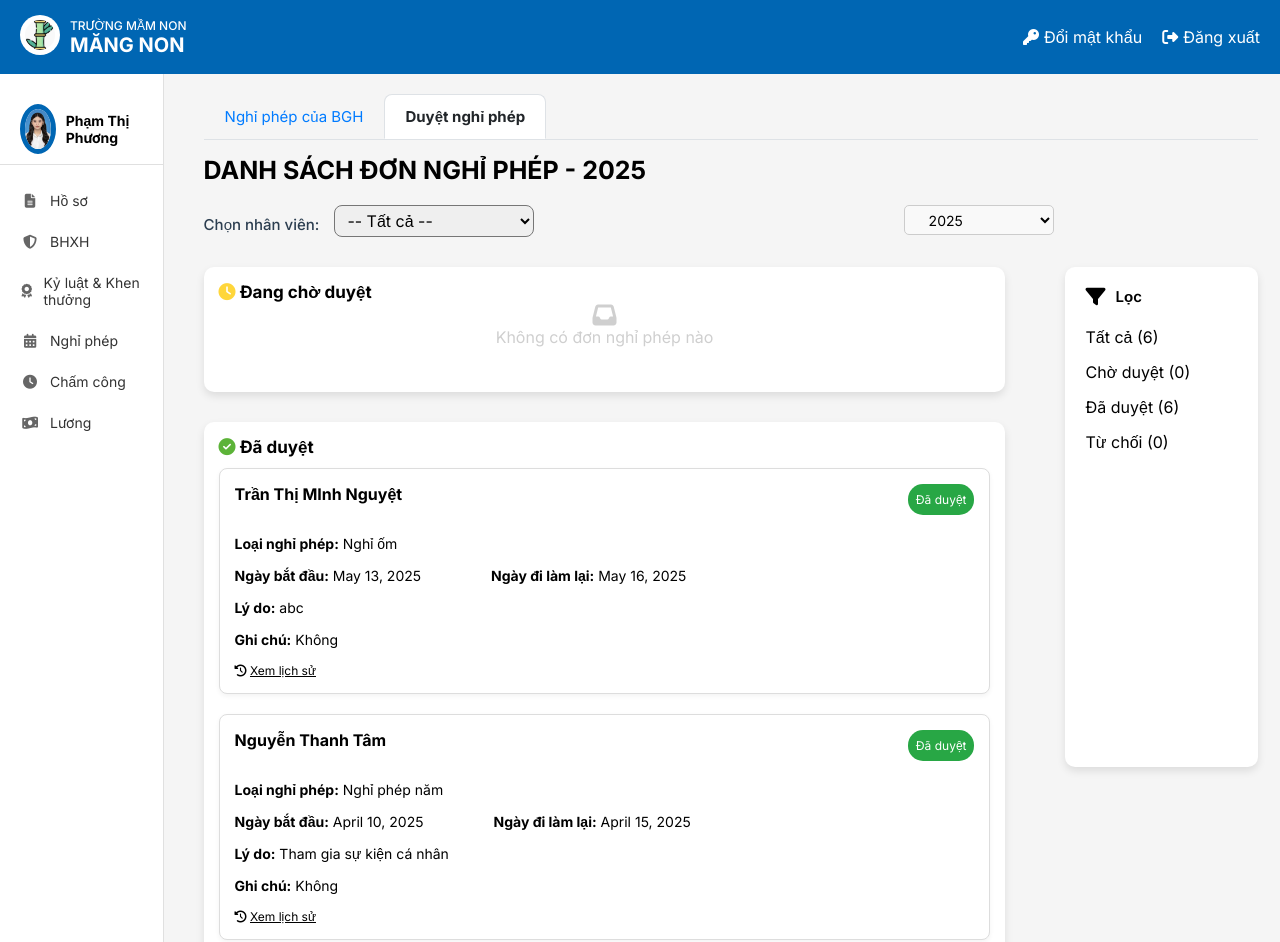
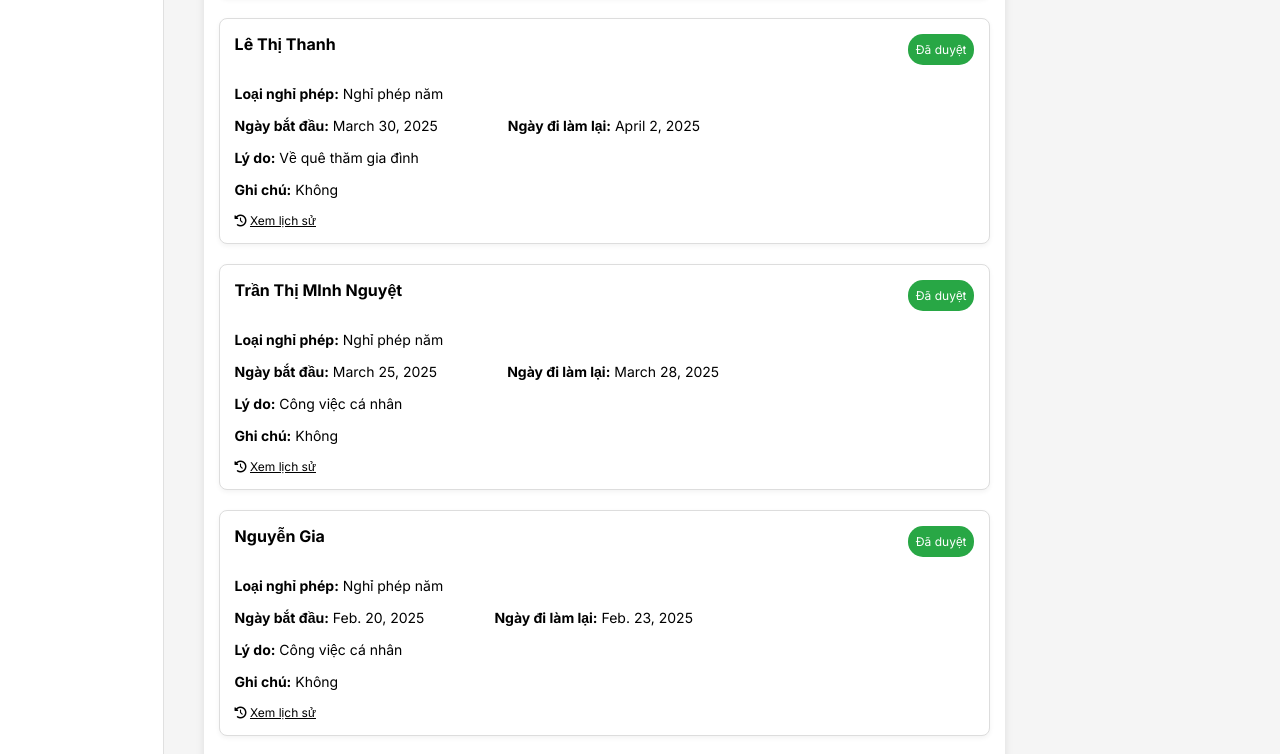
The page /home/admin/NghiPhep/ (signed in, upper part) on the database as committed earlier (2 pictures, top to bottom).
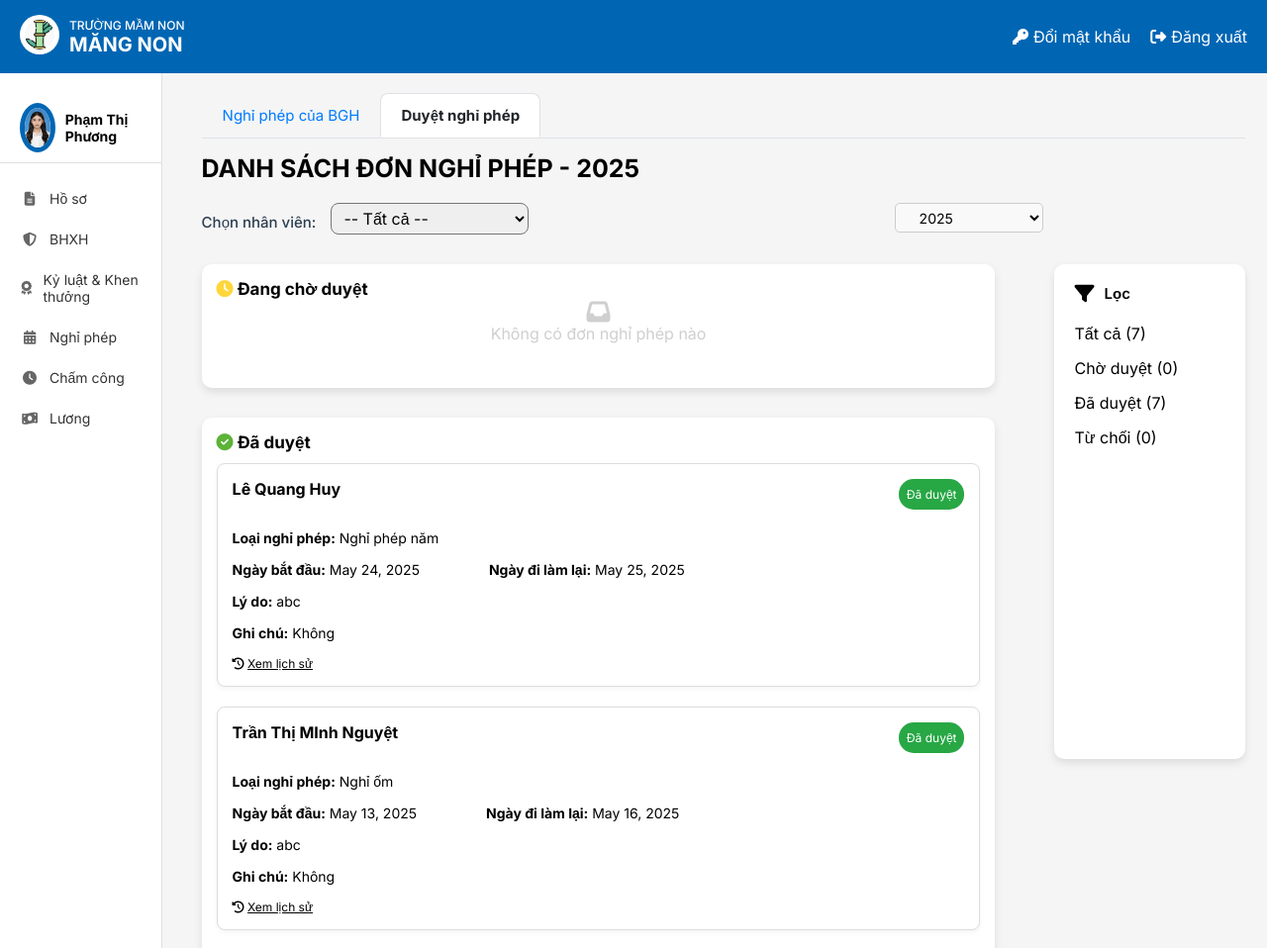
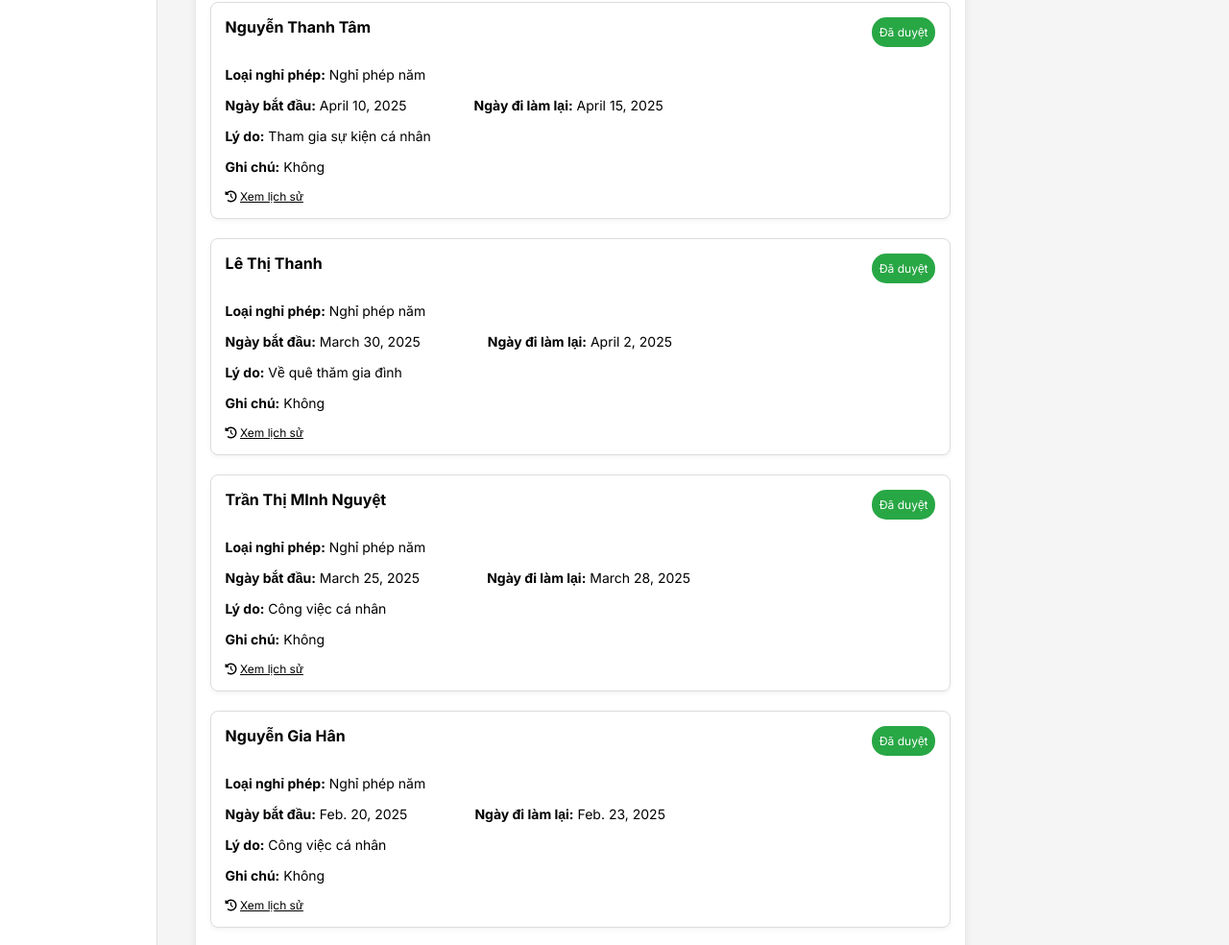
The same page on the database as committed later (2 pictures, top to bottom).
### HOME/models.py (models this page shows, shortened)
class NghiPhep(models.Model):
   nhan_vien = models.ForeignKey(NhanVien, on_delete=models.CASCADE, related_name='nguoi_tao_don')
   loai_nghi = models.CharField(max_length=100)
   ngay_bat_dau = models.DateField(null=True)
   ngay_ket_thuc = models.DateField(null=True)
   ly_do = models.TextField()
   trang_thai_don = models.CharField(max_length=50, default='Đang chờ duyệt')
   ghi_chu = models.TextField(blank=True, null=True)
   ngay_tao_don = models.DateTimeField(null=True)
   ngay_chinh_sua = models.DateTimeField(null=True)
   nguoi_duyet = models.ForeignKey(NhanVien, null = True, on_delete=models.CASCADE, related_name='nguoi_duyet_don')
   ngay_duyet = models.DateField(blank=True, null=True)

class NhanVien(models.Model):
 user = models.OneToOneField(User, on_delete=models.CASCADE, unique=True, null=False, related_name='nhanvien_home')
 ten_nv = models.CharField(max_length=100)
 anh_ca_nhan = models.ImageField(upload_to='nhanvien/', null=True, blank=True)
 gioi_tinh = models.CharField(max_length=10, choices=[('2', 'Nam'), ('1', 'Nữ')],default='1')
 ngay_sinh = models.DateField(null=True)
 vi_tri_cong_viec = models.CharField(max_length=100, blank=True, null=True)
 to_phong_ban = models.CharField(max_length=50, choices=TO_PHONG_BAN_CHOICES)
 trinh_do_hoc_van = models.CharField(max_length=50, choices=TRINH_DO_HOC_VAN_CHOICES)
 chuyen_nganh = models.CharField(max_length=100, null=True)
 noi_dao_tao = models.CharField(max_length=100)
 nam_tn = models.IntegerField(null=True)
 ngay_cap = models.DateField(null=True)
 noi_cap = models.CharField(max_length=100)
 dia_chi_tam_tru = models.TextField(null=True)
 chuc_vu = models.CharField(max_length=150, null=True)
 so_dien_thoai = models.CharField(
     max_length=10,
     unique=True)
 email = models.EmailField(unique=True, max_length=50, null=True)
 so_cccd = models.CharField(
     max_length=12,
     unique=True
 )
 phu_caps = models.ManyToManyField(PhuCap, through='PhuCapNhanVien',blank=True)
 class Meta:
     db_table = 'HOME_nhanvien'
 def __str__(self):
     return self.ten_nv

### NghiPhep/views.py (the view)
# urls.py: path('home/admin/NghiPhep/', NghiPhep_list_admin, name='DanhSachNP'), #admin
@login_required
@permission_required('HOME.view_edit_list_nghiphep')
def NghiPhep_list_admin(request):
    nhanvien = get_object_or_404(NhanVien, user=request.user)
    thong_tin = DS_NV_quan_ly(request, nhanvien)
    nhan_vien_quan_ly = thong_tin['nhan_vien_quan_ly']
    year=thong_tin['year']
    status_labels = ['Đang chờ duyệt', 'Đã duyệt', 'Bị từ chối']
    nghiphep_list = {}
    print("Quyền user hiện có:", request.user.get_all_permissions())
    for status in status_labels:
        nghiphep_list[status] = NghiPhep.objects.filter(trang_thai_don=status, ngay_tao_don__year=year,
                                                        nhan_vien__in=nhan_vien_quan_ly).order_by('-ngay_tao_don')
    formghichu = Ghichu(request.GET)
    context = {
        'nghiphep':nghiphep_list,
        'nhan_vien': nhanvien,
        'formghichu': formghichu,
        'nhan_vien_quan_ly': nhan_vien_quan_ly,
        **DS_NV_quan_ly(request, nhanvien),
        **ThongTinNP_admin(request, nhanvien)
    }
    print("CTX nhan_vien obj:", context.get('nhan_vien'))
    return render(request, 'NghiPhep/NP_list_admin.html', context)

### NghiPhep/forms.py
class Ghichu(forms.Form):
    ghi_chu = forms.CharField( required=False,label="",
        widget=forms.Textarea(attrs={'class': 'form-control', 'rows': 5})
    )

### NghiPhep/views.py (called while the page is built)
def ThongTinNPYear( year):
    years = NghiPhep.objects.values_list('ngay_tao_don__year', flat=True).distinct().order_by('-ngay_tao_don__year')
    if year is None:
        year = now().year
    else:
        year = int(year)
    return {'year':year,
            'years': years}

def ThongTinNP_admin(request, nhanvien):
    nam = request.GET.get('year')
    thong_tin = ThongTinNPYear(nam)
    year = thong_tin['year']
    thong_tin = DS_NV_quan_ly(request, nhanvien)
    nhan_vien_quan_ly = thong_tin['nhan_vien_quan_ly']
    danh_sach = NghiPhep.objects.filter(nhan_vien__in=nhan_vien_quan_ly, ngay_tao_don__year=year)
    return {
        'year': year,
        'years': thong_tin['years'],
        'so_don': danh_sach.count(),
        'so_don_dang_duyet': danh_sach.filter(trang_thai_don='Đang chờ duyệt'),
        'so_don_da_duyet': danh_sach.filter(trang_thai_don='Đã duyệt'),
        'so_don_dang_bi_tu_choi': danh_sach.filter(trang_thai_don='Bị từ chối'),
    }

### templates/NghiPhep/NP_list_admin.html (shortened to what the changed rows need)
{% extends 'NghiPhep/NP_list.html' %}
{% block content %}
<div class="" >
    <div class="ndung" style='display: flex; gap: 60px;  '>
            <div class="ndungNP" style="width: 900px">
                {% for status, danh_sach in nghiphep.items %}
                    <div class="card" style="margin-bottom: 30px;width:100%; background-color: #ffffff; padding: 15px; border-radius: 10px; box-shadow: 0px 4px 8px rgba(0, 0, 0, 0.1);">
                        <div class="card-header">
                            <h2 class="card-title">
                                {% if status == 'Đang chờ duyệt' %}
                                    <i class="fas fa-clock status-icon pending" style="color: #FFD63A"></i>
                                {% elif status == 'Đã duyệt' %}
                                    <i class="fas fa-check-circle status-icon approved" style="color: #5CB338"></i>
                                {% elif status == 'Bị từ chối' %}
                                    <i class="fas fa-times-circle status-icon rejected" style="color: #CB0404"></i>
                                {% endif %}
                                {{status}}
                            </h2>
                        </div>
                        <div class="card-body" style="margin-bottom: 30px; ">
                            {% if danh_sach %}
                                <div class="leave-list">
                                    {% for item in danh_sach %}
                                        <div class="leave-item" style="border: 1px solid #ddd;
                                                                border-radius: 8px;
                                                                padding: 15px;
                                                                background-color: #fff;
                                                                box-shadow: 0 2px 5px rgba(0, 0, 0, 0.05);
                                                                margin-bottom: 20px; margin-top: 10px" >
                                            <div class="leave-header" >
                                                <div class="employee-name" style="display: flex; justify-content: space-between;align-item:center">
                                                    <span class="tennhanvien" style="font-size: 16px; font-weight: bold">{{ item.nhan_vien.ten_nv }}</span>
                                                    <span class="badge {% if status == 'Đang chờ duyệt' %}badge-warning{% elif status == 'Đã duyệt' %}badge-success{% else %}badge-danger{% endif %}">
                                                    {{status}}
                                                    </span>
                                                </div>
                                            </div>
                                            <div class="leave-body" style="">
                                                <div class="leave-details" style="margin-top: 20px; font-size: 14px" >
                                                    <div class="detail-group">
                                                        <p><strong >Loại nghỉ phép:</strong> {{item.loai_nghi }}</p>
                                                    </div>
                                                    <div class="detail-group" style="display: flex; gap: 70px">
                                                        <p><strong >Ngày bắt đầu:</strong> {{ item.ngay_bat_dau }}</p>
                                                        <p><strong>Ngày đi làm lại:</strong> {{ item.ngay_ket_thuc }}</p>
                                                    </div>
                                                    <div class="detail-group">
                                                        <p><strong>Lý do:</strong> {{ item.ly_do }}</p>
                                                    </div>
                                                    {% if item.trang_thai_don == 'Đang chờ duyệt' %}
                                                        <div class="detail-group">
                                                            <form method="post" action="{% url 'XulyNP' item.id %}" style="width: 100%;">
                                                                {% csrf_token %}
                                                                <div class="inputghichu">
                                                                    <p><strong>Ghi chú:</strong></p>
                                                                    <textarea style="width: 60%; margin-top: 5px; border: 1px solid #999;border-radius: 5px" name="ghichu" id="id_ghichu" rows="4">{{ formghichu.ghichu.value }}</textarea>
                                                                </div>
                                                                {% if messages %}
                                                                    {% for message in messages %}
                                                                        <div class="alert alert-danger">{{ message }}</div>
                                                                    {% endfor %}
                                                                {% endif %}
                                                                <div class="duyet_tuchoi" style="display: flex; gap: 10px; margin-top: 5px">
                                                                    <button type="submit" name="action" value="duyet" class="btn-duyet">Duyệt</button>
                                                                    <button type="submit" name="action" value="tuchoi" class="btn-tuchoi">Từ chối</button>
                                                                </div>
                                                            </form>
                                                        </div>
                                                    {% else %}
                                                        <div class="detail-group">
                                                            <p><strong>Ghi chú:</strong> {{ item.ghi_chu|default:"Không" }}</p>
                                                        </div>
                                                    {% endif %}
                                                </div>
                                            </div>
                                            <div class="np-card-footer">
                                                <div style=" ">
                                                    <i class="fa-solid fa-clock-rotate-left" style="size: 14px"></i>
                                                    <a onclick="toggleHistory({{ item.id }})" class="historylink" style="text-decoration: underline"> Xem lịch sử</a>
                                                </div>
                                            </div>
                                        </div>
                                    {% endfor %}
                                </div>
                            {% else %}
                                <div class="empty-state">
                                    <i class="fas fa-inbox" style="font-size: 24px"></i>
                                    <p>Không có đơn nghỉ phép nào</p>
                                </div>
                            {% endif %}
                        </div>
                    </div>
                {% endfor %}
            </div>
            {% block locdanhsach %}
            <div class="ndungloc" style="width:20%; max-height: 500px;">
                <ul id="dongloc" style="width: 80%; margin-top: 20px; ">
                    <li class="loc" >
                        <a href="{% url 'DanhSachNP'  %}?year={{ year }}" class="font-bold hover:text-blue-600">
                            Tất cả ({{ so_don }})
                        </a>
                    </li>
                    <li class="loc">
                        <a href="{% url 'loc_don_nghi_phep_admin' %}?trang_thai=Đã duyệt&year={{ year }}" class=" font-bold hover:text-blue-600">
                            Đã duyệt ({{ so_don_da_duyet.count }})
                        </a>
                    </li>
                </ul>
            </div>
            {% endblock %}
    </div>
</div>
{% endblock %}

Rows that differ between the two databases and show on the page:
added NghiPhep: nhan_vien.ten_nv "Lê Quang Huy", trang_thai_don "Đã duyệt", loai_nghi "Nghỉ phép năm", ngay_bat_dau "May 24, 2025", ngay_ket_thuc "May 25, 2025", ly_do "abc", ghi_chu "Không"
changed through a linked row, NghiPhep: nhan_vien.ten_nv "Nguyễn Gia" → "Nguyễn Gia Hân"
Other text that changed with them:
{{ so_don }}: "6" → "7"
{{ so_don_da_duyet.count }}: "6" → "7"
